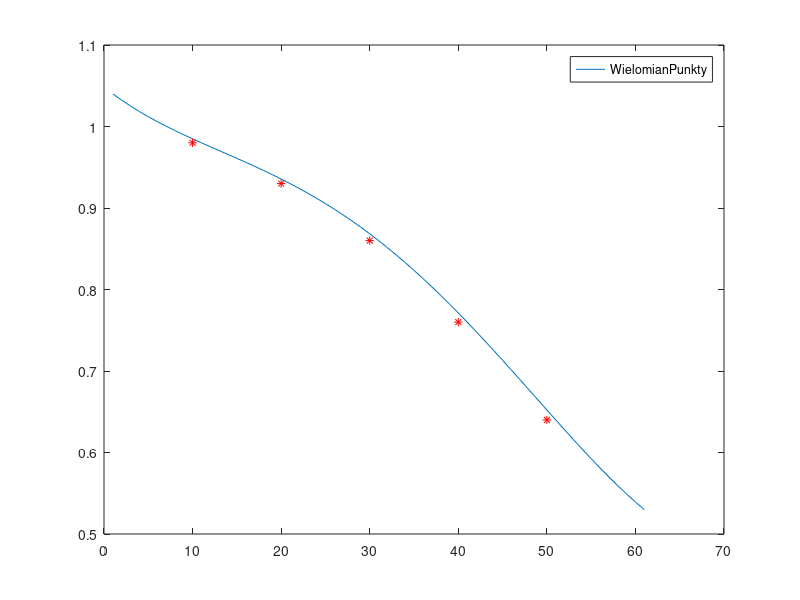

MATLAB code for this plot:
close all;
clear;

X = [  10,   20,   30,  40,  50];
Y = [0.98, 0.93, 0.86, .76, .64];
a = zeros(1,length(X));
w = zeros(length(X)-1);


for i = 1:length(X)
    mian = 1;
    k = 1;
    for j = 1:length(X)
        if (j == i) 
%             if(j == length(X))
%                 break;
%             end
            continue;
        else
            mian = mian .* (X(i)-X(j));
%             mian = mian .* (X(i)-X(j));
        end
        k=k+1;
    end
    a(1,i) = Y(i)./mian;
end

for i = 1:length(X)
    k = 1;
    for j = 1:(length(X))
        if (j == i) 
            continue;
        else
            w(i,k) = (X(j));
        end
        k = k+1;
    end
end

f = @(x) ... 
    (a(1).*(x-w(1,1)).*(x-w(1,2)).*(x-w(1,3)).*(x-w(1,4))) + ...
    (a(2).*(x-w(2,1)).*(x-w(2,2)).*(x-w(2,3)).*(x-w(2,4))) + ...
    (a(3).*(x-w(3,1)).*(x-w(3,2)).*(x-w(3,3)).*(x-w(3,4))) + ...
    (a(4).*(x-w(4,1)).*(x-w(4,2)).*(x-w(4,3)).*(x-w(4,4))) + ...
    (a(5).*(x-w(5,1)).*(x-w(5,2)).*(x-w(5,3)).*(x-w(5,4)));

t = 0:60;
figure(1);
plot(f(t));
hold on;
plot(X,Y, '*r');
legend(["Wielomian", "Punkty"]);
